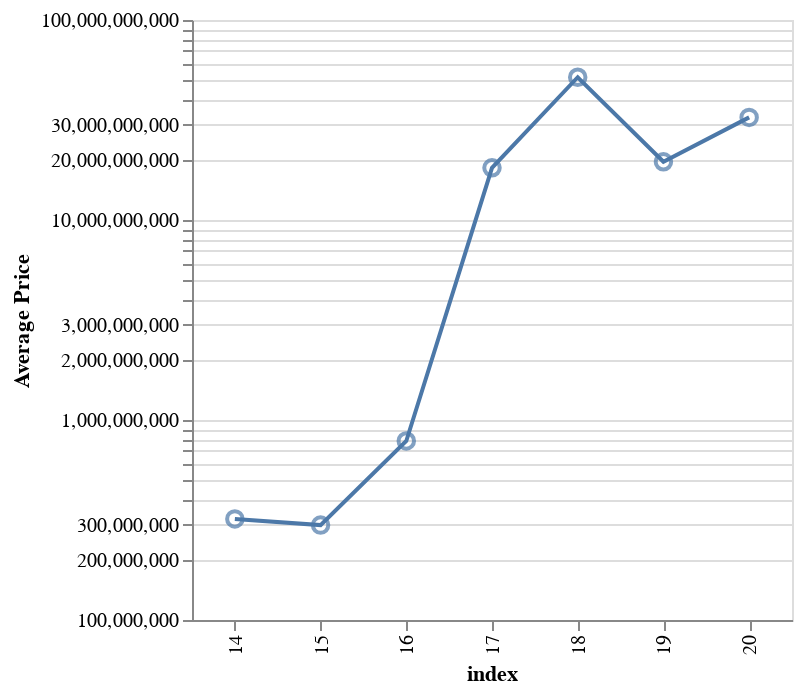

The notebook cell saved with this chart:
### Code cell
annual_chart_line_two = alt.Chart(frame.reset_index()).mark_line().encode(
                    alt.X('index:N'),
                    alt.Y('Second', axis=alt.Axis(title='Average Price'), scale=alt.Scale(type='log'))).properties(width=300).interactive()



annual_chart_circle_two = alt.Chart(frame.reset_index()).mark_point(size=60).encode(
                    alt.X('index:N'),
                    alt.Y('Second', scale=alt.Scale(type='log'))).interactive()

annual_chart_two = annual_chart_line_two + annual_chart_circle_two

annual_chart_two

# annual_chart_bar = alt.Chart(testframe.reset_index()).mark_bar().encode(
#                     alt.X('index:N'),
#                     alt.Y('First', scale=alt.Scale(type='log'))).interactive()

# annual_chart_bar

### Figure 1 — Vega-Lite specification as saved in the notebook (floating-point values rounded to 4 significant figures)
{"config": {"view": {"continuousWidth": 400, "continuousHeight": 300}}, "layer": [{"data": {"name": "data-63589c0bf58844e2223e6f9791806822"}, "mark": "line", "encoding": {"x": {"type": "nominal", "field": "index"}, "y": {"type": "quantitative", "axis": {"title": "Average Price"}, "field": "Second", "scale": {"type": "log"}}}, "selection": {"selector033": {"type": "interval", "bind": "scales", "encodings": ["x", "y"]}}, "width": 300}, {"data": {"name": "data-63589c0bf58844e2223e6f9791806822"}, "mark": {"type": "point", "size": 60}, "encoding": {"x": {"type": "nominal", "field": "index"}, "y": {"type": "quantitative", "field": "Second", "scale": {"type": "log"}}}, "selection": {"selector034": {"type": "interval", "bind": "scales", "encodings": ["x", "y"]}}}], "$schema": "https://vega.github.io/schema/vega-lite/v4.8.1.json", "datasets": {"data-63589c0bf58844e2223e6f9791806822": [{"index": 14, "First": 7148000000.0, "Second": 320200000.0, "Third": 130300000.0, "Fourth": 66640000.0, "Fifth": 42310000.0, "Sixth": 32730000.0, "Seventh": 28100000.0, "Eighth": 19880000.0, "Ninth": 14420000.0, "Tenth": 11130000.0}, {"index": 15, "First": 3938000000.0, "Second": 298300000.0, "Third": 111000000.0, "Fourth": 39290000.0, "Fifth": 17000000.0, "Sixth": 14350000.0, "Seventh": 12910000.0, "Eighth": 12000000.0, "Ninth": 10540000.0, "Tenth": 8826000.0}, {"index": 16, "First": 8611000000.0, "Second": 785400000.0, "Third": 231300000.0, "Fourth": 169400000.0, "Fifth": 94390000.0, "Sixth": 68670000.0, "Seventh": 47470000.0, "Eighth": 37630000.0, "Ninth": 30310000.0, "Tenth": 24010000.0}, {"index": 17, "First": 58710000000.0, "Second": 18240000000.0, "Third": 7320000000.0, "Fourth": 3633000000.0, "Fifth": 2213000000.0, "Sixth": 1624000000.0, "Seventh": 1416000000.0, "Eighth": 1203000000.0, "Ninth": 974800000.0, "Tenth": 823100000.0}, {"index": 18, "First": 138600000000.0, "Second": 51730000000.0, "Third": 28420000000.0, "Fourth": 16400000000.0, "Fifth": 9337000000.0, "Sixth": 6297000000.0, "Seventh": 5572000000.0, "Eighth": 4927000000.0, "Ninth": 4200000000.0, "Tenth": 3691000000.0}, {"index": 19, "First": 131000000000.0, "Second": 19540000000.0, "Third": 13190000000.0, "Fourth": 4885000000.0, "Fifth": 4456000000.0, "Sixth": 3850000000.0, "Seventh": 3132000000.0, "Eighth": 2804000000.0, "Ninth": 2209000000.0, "Tenth": 1609000000.0}, {"index": 20, "First": 196600000000.0, "Second": 32580000000.0, "Third": 12860000000.0, "Fourth": 9219000000.0, "Fifth": 4638000000.0, "Sixth": 3930000000.0, "Seventh": 3575000000.0, "Eighth": 3273000000.0, "Ninth": 2973000000.0, "Tenth": 2422000000.0}]}}
